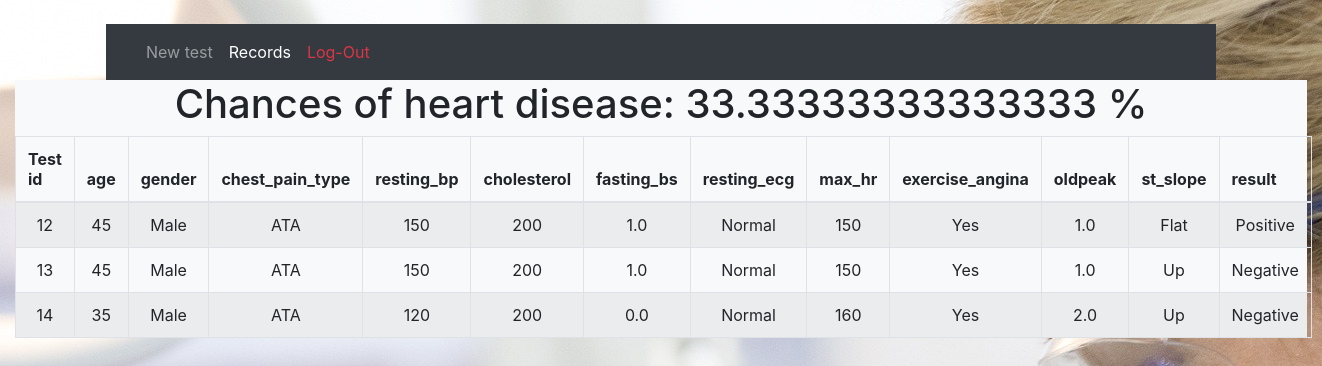
The app's page /useraccount?opt=records (signed in) with its own data.
### models.py (models this page shows)
class Test(Base):
    __tablename__ = 'tests'
    id = Column(Integer, primary_key=True)
    user_id = Column(Integer, nullable=False)
    age = Column(Integer, nullable=False)
    gender = Column(String(10), nullable=False)
    chest_pain_type = Column(String(50), nullable=False)
    resting_bp = Column(Integer, nullable=False)
    cholesterol = Column(Integer, nullable=False)
    fasting_bs = Column(String(10), nullable=False)
    resting_ecg = Column(Integer, nullable=False)
    max_hr = Column(Integer, nullable=False)
    exercise_angina = Column(String(10), nullable=False)
    oldpeak = Column(Float, nullable=False)
    st_slope = Column(String(50), nullable=False)
    result = Column(Integer, nullable=False)
    created_at = Column(DateTime, nullable=True)
    def __repr__(self):
        return f'<Test(user_id={self.user_id}, age={self.age}, gender={self.gender}, result={self.result})>'

### app.py (the view)
@app.route('/useraccount')
def useraccount():
    if session['User'] is None:
        return redirect('/')
    opt = 'new_test'
    records = []
    ratio = 0
    if request.args.get('opt') == 'records' :
        opt = 'records'
        db_session = DbSession()
        user = db_session.query(User).filter(User.phone == session['User']).first()
        user_id = user.id
        res = db_session.commit()
        print(res)# Close the session
        records =  db_session.query(Test).filter(Test.user_id == user_id).all()
        print(records)
        totaltest = len(records)
        positive = len(db_session.query(Test).filter(Test.user_id == user_id).filter(Test.result == 1).all())
        db_session.close()
        if totaltest == 0:
            ratio = 0
        else:
            ratio = (positive/totaltest)*100;
    return render_template('account.html',active=opt, records = records, ratio = ratio)

### templates/account.html (shortened to what this page needs)
<html>
<head>
    <link rel="stylesheet" href="https://stackpath.bootstrapcdn.com/bootstrap/4.4.1/css/bootstrap.min.css">
</head>
<body background="static/doctor-563429_1920.jpg">
<div class="container">
	<nav class="navbar navbar-expand-lg navbar navbar-dark bg-dark">
	  <div class="collapse navbar-collapse" id="navbarTogglerDemo02">
		<ul class="navbar-nav mr-auto mt-2 mt-lg-0">
		  <li class="nav-item {%if active== 'new_test'%} active{%endif%}">
			<a class="nav-link" href="?opt=new_test">New test</span></a>
		  </li>
		  <li class="nav-item {%if active== 'records'%} active{%endif%}">
			<a class="nav-link" href="?opt=records">Records</span></a>
		  </li>
		  <li class="nav-item">
			<a class="nav-link text-danger" href="/logout">Log-Out</a>
		  </li>
		</ul>
	  </div>
	</nav>
</div>
	{%if active== 'records'%}
	<div class="container-fluid">
	<div class="table-scrol bg-light">
		 <h1 align="center">Chances of heart disease: {{ratio}} %</h1>
			<table class="table table-bordered table-hover table-striped" >
				<thead>
				<tr>
					<th>Test id</th>
					<th>age</th>
					<th>gender</th>
					<th>chest_pain_type</th>
					<th>resting_bp</th>
					<th>cholesterol</th>
					<th>fasting_bs</th>
					<th>resting_ecg</th>
					<th>max_hr</th>
					<th>exercise_angina</th>
					<th>oldpeak</th>
					<th>st_slope</th>
					<th>result</th>
				</tr>
				</thead>
				{%for record in records%}
				<tr>
					<td align="center">{{record.id}}</td>
					<td align="center">{{record.age}}</td>
					<td align="center">{{record.gender}}</td>
					<td align="center">{{record.chest_pain_type}}</td>
					<td align="center">{{record.resting_bp}}</td>
					<td align="center">{{record.cholesterol}}</td>
					<td align="center">{{record.fasting_bs}}</td>
					<td align="center">{{record.resting_ecg}}</td>
					<td align="center">{{record.max_hr}}</td>
					<td align="center">{{record.exercise_angina}}</td>
					<td align="center">{{record.oldpeak}}</td>
					<td align="center">{{record.st_slope}}</td>
					<td align="center">{% if record.result == 1 %} Positive {%else %} Negative {%endif%}</td>
				</tr>
				{%endfor%}
			</table>
	</div>
</div>
	{%endif%}
</body>
</html>

### records on screen
Test: id "12", age "45", gender "Male", chest_pain_type "ATA", resting_bp "150", cholesterol "200", fasting_bs "1.0", resting_ecg "Normal", max_hr "150", exercise_angina "Yes", oldpeak "1.0", st_slope "Flat", result "Positive"
Test: id "13", age "45", gender "Male", chest_pain_type "ATA", resting_bp "150", cholesterol "200", fasting_bs "1.0", resting_ecg "Normal", max_hr "150", exercise_angina "Yes", oldpeak "1.0", st_slope "Up", result "Negative"
Test: id "14", age "35", gender "Male", chest_pain_type "ATA", resting_bp "120", cholesterol "200", fasting_bs "0.0", resting_ecg "Normal", max_hr "160", exercise_angina "Yes", oldpeak "2.0", st_slope "Up", result "Negative"

### other values on screen
{{ ratio }} "33.33333333333333"
